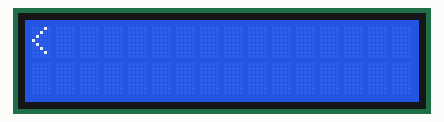
Simulated run of this program. Board: Raspberry Pi (BCM pin numbers). On the bench: 16×2 character LCD. Library files of the repository ran but are not shown: RPi_LCD_16x2_I2C_driver.py. At 0.3 s the program stops and its outputs stay as they are.

Above: at 0.3 s.

The program:

screen_tests_print_single_custom_character.py
```python
#!/home/pi/spotmicro/venv/bin/python3 -u

import RPi_LCD_16x2_I2C_driver
from time import *

mylcd = RPi_LCD_16x2_I2C_driver.lcd()

fontdata1 = [
        [ 0b00010,
          0b00100,
          0b01000,
          0b10000,
          0b01000,
          0b00100,
          0b00010,
          0b00000 ],
]

mylcd.lcd_load_custom_chars(fontdata1)
mylcd.lcd_write(0x80)
mylcd.lcd_write_char(0)
```
